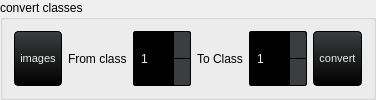
                 <widget class="QGroupBox" name="groupBox_7">
                  <property name="title">
                   <string>convert classes</string>
                  </property>
                  <layout class="QHBoxLayout" name="horizontalLayout_5">
                   <item>
                    <widget class="QPushButton" name="select_images">
                     <property name="sizePolicy">
                      <sizepolicy hsizetype="Preferred" vsizetype="Preferred">
                       <horstretch>0</horstretch>
                       <verstretch>0</verstretch>
                      </sizepolicy>
                     </property>
                     <property name="minimumSize">
                      <size>
                       <width>0</width>
                       <height>0</height>
                      </size>
                     </property>
                     <property name="styleSheet">
                      <string notr="true">QPushButton {
    background-color: qlineargradient(spread:repeat, x1:1, y1:0, x2:1, y2:1, stop:0 rgb(59, 61, 62), stop:1 rgb(0, 0, 0));
    color: rgb(238, 238, 238);
  	font-size: 8pt;

    border-style: solid;
    border-width: 1px;
    border-radius: 4px;
    border-color: rgb(0, 0, 0);
    padding: 5px;
}

QPushButton:flat {
    background-color: transparent;
    border: none;
    color: rgb(238, 238, 238);
}

QPushButton:disabled {
    background-color: #404040;
    color: #656565;
    border-color: rgb(0, 0, 0);
}

QPushButton:hover {
    background-color: rgba(236, 157, 0, 51);
    border: 1px solid rgb(236, 157, 0);
}

QPushButton:pressed {
    background-color: qlineargradient(spread:repeat, x1:1, y1:0, x2:1, y2:1, stop:0 rgb(28, 28, 32), stop:1 rgb(0, 0, 0));
    border: 1px solid rgb(236, 157, 0);
}

QPushButton:checked {
    background-color: qlineargradient(spread:repeat, x1:1, y1:0, x2:1, y2:1, stop:0 rgb(28, 28, 32), stop:1 rgb(0, 0, 0));
    border: 1px solid #222;
}</string>
                     </property>
                     <property name="text">
                      <string>images</string>
                     </property>
                    </widget>
                   </item>
                   <item>
                    <widget class="QLabel" name="label_32">
                     <property name="maximumSize">
                      <size>
                       <width>16777215</width>
                       <height>16777215</height>
                      </size>
                     </property>
                     <property name="text">
                      <string>From class</string>
                     </property>
                    </widget>
                   </item>
                   <item>
                    <widget class="QSpinBox" name="from_class">
                     <property name="sizePolicy">
                      <sizepolicy hsizetype="Preferred" vsizetype="Preferred">
                       <horstretch>0</horstretch>
                       <verstretch>0</verstretch>
                      </sizepolicy>
                     </property>
                     <property name="maximumSize">
                      <size>
                       <width>16777215</width>
                       <height>16777215</height>
                      </size>
                     </property>
                     <property name="styleSheet">
                      <string notr="true">QSpinBox, QDoubleSpinBox, QDateTimeEdit {
    background-color: rgb(0, 0, 0) /*bg_gen*/;
    color: rgb(238, 238, 238) /*txt*/;
    border: 1px solid #000;
    padding: 3px;
    padding-left: 5px;
    border-radius: 2px;
}

QDoubleSpinBox::up-button, QSpinBox::up-button, QDateTimeEdit::up-button {
    border-top-right-radius: 2px;
    background-color: rgb(59, 61, 62) /*bg_alt*/;
    width: 16px;
    border-width: 1px;
}

QDoubleSpinBox::up-button:hover, QSpinBox::up-button:hover, QDateTimeEdit::up-button:hover {
    background-color: orange;
}

QDoubleSpinBox::up-button:pressed, QSpinBox::up-button:pressed, QDateTimeEdit::up-button:pressed {
    background-color: red;
}

QDoubleSpinBox::up-arrow, QSpinBox::up-arrow, QDateTimeEdit::up-arrow {
    image: url(:/16x16/icons/16x16/up.gif);
    width: 7px;
    height: 7px;
}

QDoubleSpinBox::down-button, QSpinBox::down-button, QDateTimeEdit::down-button {
    border-bottom-right-radius: 2px;
    background-color: rgb(59, 61, 62) /*bg_alt*/;
    width: 16px;
    border-width: 1px;
}

QDoubleSpinBox::down-button:hover, QSpinBox::down-button:hover, QDateTimeEdit::down-button:hover {
    background-color: orange;
}

QDoubleSpinBox::down-button:pressed, QSpinBox::down-button:pressed, QDateTimeEdit::down-button:pressed {
    background-color: red;
}

QDoubleSpinBox::down-arrow, QSpinBox::down-arrow, QDateTimeEdit::down-arrow {
    image: url(:/16x16/icons/16x16/down.gif);
    width: 7px;
    height: 7px;
}</string>
                     </property>
                     <property name="buttonSymbols">
                      <enum>QAbstractSpinBox::PlusMinus</enum>
                     </property>
                     <property name="accelerated">
                      <bool>false</bool>
                     </property>
                     <property name="minimum">
                      <number>0</number>
                     </property>
                     <property name="maximum">
                      <number>2016</number>
                     </property>
                     <property name="singleStep">
                      <number>1</number>
                     </property>
                     <property name="value">
                      <number>1</number>
                     </property>
                    </widget>
                   </item>
                   <item>
                    <widget class="QLabel" name="label_35">
                     <property name="maximumSize">
                      <size>
                       <width>16777215</width>
                       <height>16777215</height>
                      </size>
                     </property>
                     <property name="text">
                      <string>To Class</string>
                     </property>
                    </widget>
                   </item>
                   <item>
                    <widget class="QSpinBox" name="to_class">
                     <property name="sizePolicy">
                      <sizepolicy hsizetype="Preferred" vsizetype="Preferred">
                       <horstretch>0</horstretch>
                       <verstretch>0</verstretch>
                      </sizepolicy>
                     </property>
                     <property name="maximumSize">
                      <size>
                       <width>16777215</width>
                       <height>16777215</height>
                      </size>
                     </property>
                     <property name="styleSheet">
                      <string notr="true">QSpinBox, QDoubleSpinBox, QDateTimeEdit {
    background-color: rgb(0, 0, 0) /*bg_gen*/;
    color: rgb(238, 238, 238) /*txt*/;
    border: 1px solid #000;
    padding: 3px;
    padding-left: 5px;
    border-radius: 2px;
}

QDoubleSpinBox::up-button, QSpinBox::up-button, QDateTimeEdit::up-button {
    border-top-right-radius: 2px;
    background-color: rgb(59, 61, 62) /*bg_alt*/;
    width: 16px;
    border-width: 1px;
}

QDoubleSpinBox::up-button:hover, QSpinBox::up-button:hover, QDateTimeEdit::up-button:hover {
    background-color: orange;
}

QDoubleSpinBox::up-button:pressed, QSpinBox::up-button:pressed, QDateTimeEdit::up-button:pressed {
    background-color: red;
}

QDoubleSpinBox::up-arrow, QSpinBox::up-arrow, QDateTimeEdit::up-arrow {
    image: url(:/16x16/icons/16x16/up.gif);
    width: 7px;
    height: 7px;
}

QDoubleSpinBox::down-button, QSpinBox::down-button, QDateTimeEdit::down-button {
    border-bottom-right-radius: 2px;
    background-color: rgb(59, 61, 62) /*bg_alt*/;
    width: 16px;
    border-width: 1px;
}

QDoubleSpinBox::down-button:hover, QSpinBox::down-button:hover, QDateTimeEdit::down-button:hover {
    background-color: orange;
}

QDoubleSpinBox::down-button:pressed, QSpinBox::down-button:pressed, QDateTimeEdit::down-button:pressed {
    background-color: red;
}

QDoubleSpinBox::down-arrow, QSpinBox::down-arrow, QDateTimeEdit::down-arrow {
    image: url(:/16x16/icons/16x16/down.gif);
    width: 7px;
    height: 7px;
}</string>
                     </property>
                     <property name="buttonSymbols">
                      <enum>QAbstractSpinBox::PlusMinus</enum>
                     </property>
                     <property name="minimum">
                      <number>0</number>
                     </property>
                     <property name="maximum">
                      <number>2016</number>
                     </property>
                     <property name="singleStep">
                      <number>1</number>
                     </property>
                     <property name="value">
                      <number>1</number>
                     </property>
                    </widget>
                   </item>
                   <item>
                    <widget class="QPushButton" name="convert_class">
                     <property name="sizePolicy">
                      <sizepolicy hsizetype="Preferred" vsizetype="Preferred">
                       <horstretch>0</horstretch>
                       <verstretch>0</verstretch>
                      </sizepolicy>
                     </property>
                     <property name="minimumSize">
                      <size>
                       <width>0</width>
                       <height>0</height>
                      </size>
                     </property>
                     <property name="styleSheet">
                      <string notr="true">QPushButton {
    background-color: qlineargradient(spread:repeat, x1:1, y1:0, x2:1, y2:1, stop:0 rgb(59, 61, 62), stop:1 rgb(0, 0, 0));
    color: rgb(238, 238, 238);
  	font-size: 8pt;

    border-style: solid;
    border-width: 1px;
    border-radius: 4px;
    border-color: rgb(0, 0, 0);
    padding: 5px;
}

QPushButton:flat {
    background-color: transparent;
    border: none;
    color: rgb(238, 238, 238);
}

QPushButton:disabled {
    background-color: #404040;
    color: #656565;
    border-color: rgb(0, 0, 0);
}

QPushButton:hover {
    background-color: rgba(236, 157, 0, 51);
    border: 1px solid rgb(236, 157, 0);
}

QPushButton:pressed {
    background-color: qlineargradient(spread:repeat, x1:1, y1:0, x2:1, y2:1, stop:0 rgb(28, 28, 32), stop:1 rgb(0, 0, 0));
    border: 1px solid rgb(236, 157, 0);
}

QPushButton:checked {
    background-color: qlineargradient(spread:repeat, x1:1, y1:0, x2:1, y2:1, stop:0 rgb(28, 28, 32), stop:1 rgb(0, 0, 0));
    border: 1px solid #222;
}</string>
                     </property>
                     <property name="text">
                      <string>convert</string>
                     </property>
                    </widget>
                   </item>
                  </layout>
                 </widget>
